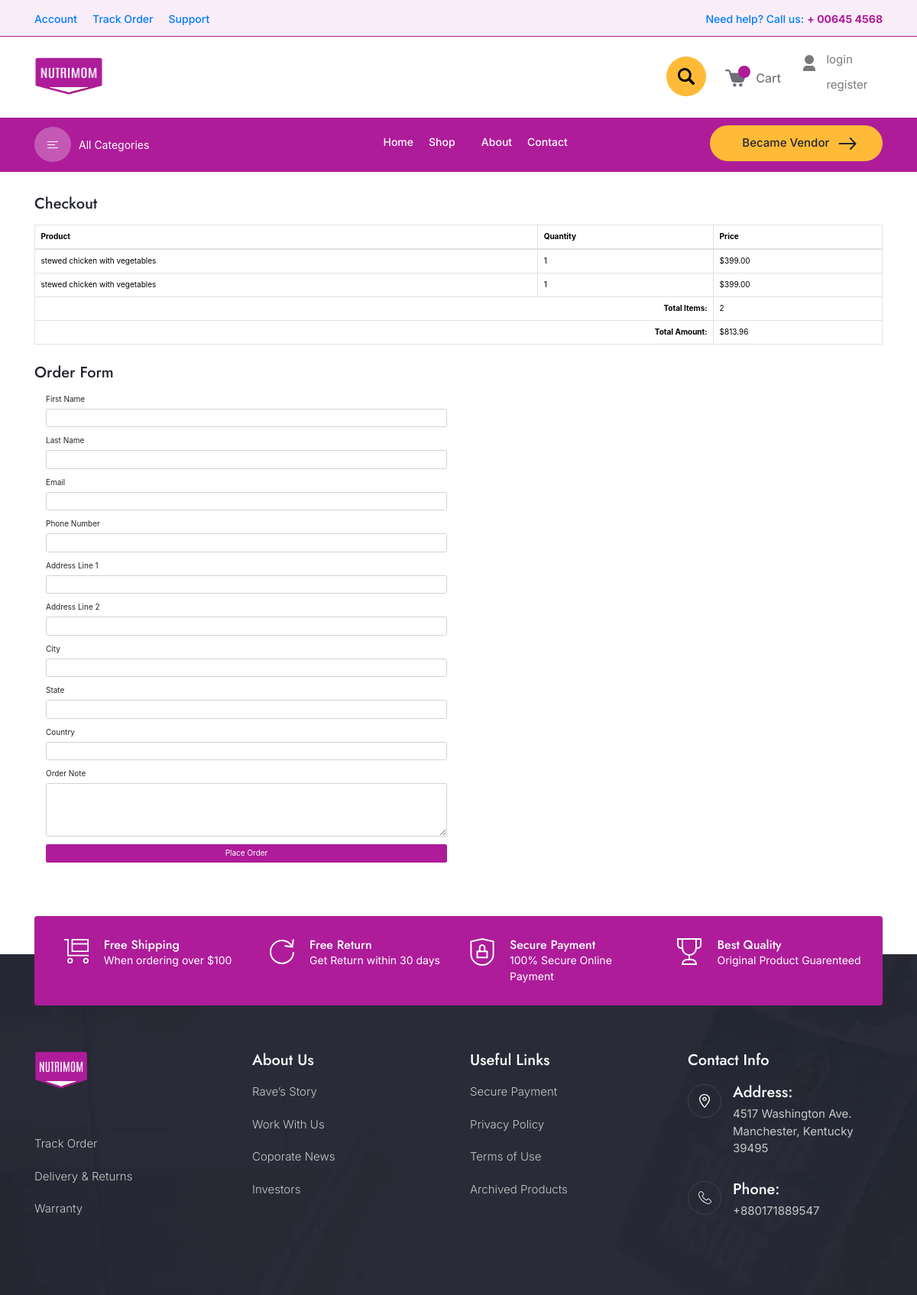
The app's page /order/place_order/ (signed in) with its own data.
### cart/models.py (models this page shows, shortened)
class Cart_item(models.Model):
    user = models.ForeignKey(User, on_delete=models.CASCADE,null=True,blank=True)
    product=models.ForeignKey(Product,on_delete=models.CASCADE)
    cart=models.ForeignKey(Cart,on_delete=models.CASCADE,null=True)
    quantity = models.PositiveIntegerField(default=1)  # Ensure default value
    is_active=models.BooleanField(default=True)

### store/models.py (models this page shows, shortened)
class Product(models.Model):
    product_name  = models.CharField(max_length=200,unique=True)
    slug          = models.SlugField(max_length=200,unique=True)
    description   = models.TextField(max_length=1000,blank=True)
    price         = models.IntegerField()
    images        = models.ImageField(upload_to='photos/products')
    stock         = models.IntegerField()
    is_avilable   = models.BooleanField(default=True)
    category      = models.ForeignKey(Category,on_delete=models.CASCADE)
    created_date  = models.DateTimeField(auto_now=True)
    modified_date = models.DateTimeField(auto_now=True)
    sku           = models.CharField(max_length=100)
    priority      = models.IntegerField()

### order/views.py (the view, shortened to what this page needs)
# urls.py: path('place_order/',views.place_order,name='place_order'),
@login_required(login_url='customer_login_view')
def place_order(request):
    current_user = request.user
    cart_items = Cart_item.objects.filter(user=current_user)
    cart_count = cart_items.count()
    if cart_count <= 0:
        return redirect('shop')
    grand_total = 0
    tax = 0
    total = 0
    quantity = 0
    for cart_item in cart_items:
        total += (cart_item.product.price * cart_item.quantity)
        quantity += cart_item.quantity
    tax = (2 * total) / 100
    grand_total = total + tax
    return render(request, 'cart/place_order.html', {
        'cart_items': cart_items,
        'grand_total': grand_total,
        'total': total
    })

### common/context_processors.py (called while the page is built)
def menu_links(request):
    links=Category.objects.all()
    return {'links': links}

### template/cart/place_order.html (shortened to what this page needs)
{% extends 'base.html' %}
{% load static %}
{% block content%}
<link rel="stylesheet" href="https://stackpath.bootstrapcdn.com/bootstrap/4.5.2/css/bootstrap.min.css">
<div class="container mt-5">
    <h2 class="mb-4">Checkout</h2>
    <form action="" method="POST">
        <div class="table-responsive mb-4">
            <table class="table table-bordered">
                <thead style="background-color: #AE1C9A;">
                    <tr>
                        <th>Product</th>
                        <th>Quantity</th>
                        <th>Price</th>
                    </tr>
                </thead>
                <tbody>
                    {% for item in cart_items %}
                    <tr>
                        <td>{{ item.product.product_name }}</td>
                        <td>{{ item.quantity }}</td>
                        <td>${{ item.product.price|floatformat:2 }}</td>
                    </tr>
                    {% endfor %}
                </tbody>
                <tfoot>
                    <tr>
                        <td colspan="2" class="text-right font-weight-bold">Total Items:</td>
                        <td>{{ cart_items|length }}</td>
                    </tr>
                    <tr>
                        <td colspan="2" class="text-right font-weight-bold">Total Amount:</td>
                        <td>${{ grand_total|floatformat:2 }}</td>
                    </tr>
                </tfoot>
            </table>
        </div>
        <h2 class="mb-4">Order Form</h2>
            <div class="form-group col-md-6">
                <label for="firstname">First Name</label>
                <input type="text" class="form-control" id="firstname" name="firstname" required>
            </div>
            <div class="form-group col-md-6">
                <label for="lastname">Last Name</label>
                <input type="text" class="form-control" id="lastname" name="lastname" required>
        </div>
        <div class="form-group col-md-6">
            <label for="email">Email</label>
            <input type="email" class="form-control" id="email" name="email" required>
        </div>
        <div class="form-group col-md-6">
            <label for="phonenumber">Phone Number</label>
            <input type="tel" class="form-control" id="phonenumber" name="phonenumber" required>
        </div>
        <div class="form-group col-md-6">
            <label for="addressline1">Address Line 1</label>
            <input type="text" class="form-control" id="addressline1" name="addressline1" required>
        </div>
        <div class="form-group col-md-6">
            <label for="addressline2">Address Line 2</label>
            <input type="text" class="form-control" id="addressline2" name="addressline2">
        </div>
        <div class="form-group col-md-6">
            <label for="city">City</label>
            <input type="text" class="form-control" id="city" name="city" required>
        </div>
        <div class="form-group col-md-6">
            <label for="city">State</label>
            <input type="text" class="form-control" id="city" name="state" required>
        </div> <div class="form-group col-md-6">
            <label for="city">Country</label>
            <input type="text" class="form-control" id="city" name="country" required>
        </div>
        <div class="form-group col-md-6">
            <label for="ordernote">Order Note</label>
            <textarea class="form-control" id="ordernote" name="ordernote" rows="4"></textarea>
        </div>
        <div class="col-md-6">
        <button type="submit" class="btn btn-block" style="background-color: #AE1C9A;color:white">Place Order</button>
    </div>
    </form>
</div>
<br>
<br>
<br>
<br>
<br>
<br>
<br>
<br>
{% endblock %}

### records on screen
Cart_item: product.product_name "stewed chicken with vegetables", quantity "1", product.price "399.00"
Cart_item: product.product_name "stewed chicken with vegetables", quantity "1", product.price "399.00"

### other values on screen
{{ cart_items|length }} "2"
{{ grand_total|floatformat:2 }} "813.96"
